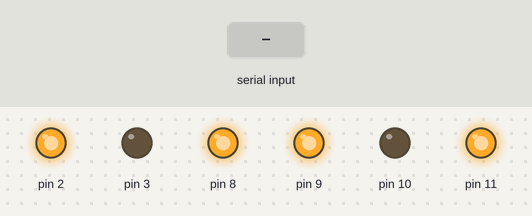
Recording of a sketch running on a simulated Arduino Mega 2560, built with avr-gcc and run on an emulated ATmega2560. Shown: output pins drawn as LEDs (lit = HIGH). The inputs (shaded band) are chosen by the test bench.

Above: at 1.2 s.
1.3 s: "1" received over Serial
At 2.8 s:
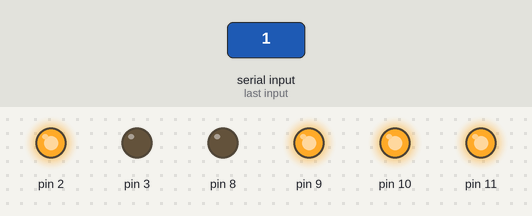
4.3 s: "0" received over Serial
At 7.0 s:
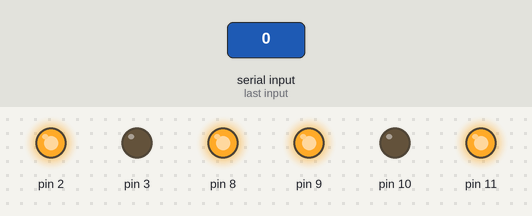
7.3 s: "2" received over Serial
At 8.5 s:
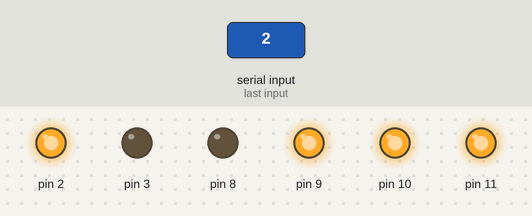
Timing chart, 0 to 10.5 s (numbered marks = the images above; inputs shaded):
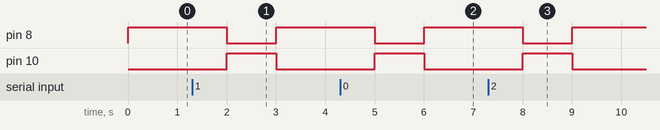

Measured:
- after the input at 1.3 s, pin 8: HIGH → LOW after 0.70 s, → HIGH 1.0 s later; pin 10: LOW → HIGH after 0.70 s, → LOW 1.0 s later
- after the input at 4.3 s, pin 8: HIGH → LOW after 0.70 s, → HIGH 1.0 s later; pin 10: LOW → HIGH after 0.70 s, → LOW 1.0 s later
- after the input at 7.3 s, pin 8: HIGH → LOW after 0.70 s, → HIGH 1.0 s later; pin 10: LOW → HIGH after 0.70 s, → LOW 1.0 s later

The sketch:

receiver.ino
```cpp
#include "Component.h"
#include "Pin.h"
#include "RadioReceiver.h"
#include "RgbLed.h"

SerialPin   rxinput(0);
PowerPin    rxpower(2);
GroundPin   rxground(3);
RadioReceiver receiver(rxinput, rxpower, rxground);

OutputPin   red(8);
PowerPin    ledPower(9);
OutputPin   green(10);
OutputPin   blue(11);
RgbLed<PowerPin> led(red, ledPower, green, blue);

void setup()
{
    led.setup();
    receiver.setup();
    Pin::ValidateSingleUsage();
    Component::CheckSetup();
}

void loop()
{
    if (receiver.available())
    {
        led.red();
        if (receiver.read() == 1)
        {
            led.red();
        }
    }
    else
    {
        led.green();
    }
    delay(1000);
}
```

Component.cpp
```cpp
#include "Component.h"


int Component::TotalInstantiated = 0;
int Component::TotalSetup = 0;

Component::Component()
{
    ++TotalInstantiated;
}

void Component::CheckSetup()
{
    assert(TotalInstantiated == TotalSetup);
}

void Component::setup() const
{
    ++TotalSetup;
}
```

Component.h
```cpp
#pragma once

#include <assert.h>


struct Component
{
    Component();
    static int TotalInstantiated;
    static int TotalSetup;
    static void CheckSetup();
    void setup() const;
};
```

Pin.cpp
```cpp
#include "Pin.h"


int Pin::Usage[MaxPin + 1] = {}; // initialize to 0
Pin::Pin(int pin) : Component(), pin(pin)
{
    assert(pin >= 0 and pin <= MaxPin);
    ++Usage[pin];
}
void Pin::ValidateSingleUsage()
{
    for(int i = 0; i <= MaxPin; ++i)
    {
        assert(Usage[i] == 1 or Usage[i] == 0);
    }
}


PowerPin::PowerPin(int pin) : Pin(pin) {}
void PowerPin::setup() const
{
    Component::setup();
    pinMode(pin, OUTPUT);
    digitalWrite(pin, HIGH);
}


GroundPin::GroundPin(int pin) : Pin(pin) {}
void GroundPin::setup() const
{
    Component::setup();
    pinMode(pin, OUTPUT);
    digitalWrite(pin, LOW);
}


InputPin::InputPin(int pin) : Pin(pin) {}
void InputPin::setup() const
{
    Component::setup();
    pinMode(pin, INPUT);
}


OutputPin::OutputPin(int pin) : Pin(pin) {}
void OutputPin::setup() const
{
    Component::setup();
    pinMode(pin, OUTPUT);
}


SerialPin::SerialPin(int pin) : Pin(pin) {}
void SerialPin::setup() const
{
    Component::setup();
}
```

Pin.h
```cpp
#pragma once

#include <assert.h>

#include "Arduino.h"

#include "Component.h"


struct Pin : public Component
{
public:
    Pin(int pin);
    const int pin = -1;
    static void ValidateSingleUsage();
private:
    static constexpr int MaxPin = 40; // This may depend on your Arduino model.
    static int Usage[MaxPin + 1]; // zero-initialize.
};

struct PowerPin : public Pin
{
    PowerPin(int pin);
    void setup() const;
};

struct GroundPin : public Pin
{
    GroundPin(int pin);
    void setup() const;
};

struct InputPin : public Pin
{
    InputPin(int pin);
    void setup() const;
};

struct OutputPin : public Pin
{
    OutputPin(int pin);
    void setup() const;
};

struct SerialPin : public Pin
{
    SerialPin(int pin);
    void setup() const;
};
```

RadioReceiver.cpp
```cpp
#include "RadioReceiver.h"


RadioReceiver::RadioReceiver(
    const SerialPin& s, const PowerPin& p, const GroundPin& g, int baudrate, int serialid)
    : m_s(s), m_p(p), m_g(g), m_baudrate(baudrate), m_serialid(serialid)
{
}

void RadioReceiver::setup() const
{
    Component::setup();
    switch (m_serialid)
    {
        case 0:
            Serial.begin(m_baudrate);
            break;
        // These cases are for Arduino Mega (more than one Serial pin pair).
        // case 1:
        //     Serial1.begin(m_baudrate);
        //     break;
        // case 2:
        //     Serial2.begin(m_baudrate);
        //     break;
        // case 3:
        //     Serial3.begin(m_baudrate);
        //     break;
        default:
            break;
    }
    m_s.setup();
    m_p.setup();
    m_g.setup();
}

bool RadioReceiver::available() const
{
    switch (m_serialid)
    {
        case 0:
            return Serial.available() > 0;
        // These cases are for Arduino Mega (more than one Serial pin pair).
        // case 1:
        //     return Serial1.available() > 0;
        // case 2:
        //     return Serial2.available() > 0;
        // case 3:
        //     return Serial3.available() > 0;
        default:
            return false;
    }
}

int RadioReceiver::read() const
{
    switch (m_serialid)
    {
        case 0:
            return Serial.read();
        // These cases are for Arduino Mega (more than one Serial pin pair).
        // case 1:
        //     return Serial1.read();
        // case 2:
        //     return Serial2.read();
        // case 3:
        //     return Serial3.read();
        default:
            return -1;
    }
}
```

RadioReceiver.h
```cpp
#pragma once


#include "Component.h"
#include "Pin.h"

class RadioReceiver : public Component
{
public:
    RadioReceiver(const SerialPin&, const PowerPin&, const GroundPin&,
        int baudrate = 2400, int serialid = 0);
    void setup() const;
    bool available() const;
    int  read() const;
private:
    const SerialPin&    m_s;
    const PowerPin&     m_p;
    const GroundPin&    m_g;
    const int           m_baudrate;
    const int           m_serialid;
};
```

RgbLed.cpp
```cpp
#include "RgbLed.h"


template <>
struct RgbLedSignal<PowerPin>
{
    using SignalType = decltype(LOW);
    static constexpr SignalType On  = LOW;
    static constexpr SignalType Off = HIGH;
};
template <>
struct RgbLedSignal<GroundPin>
{
    using SignalType = decltype(LOW);
    static constexpr SignalType On  = HIGH;
    static constexpr SignalType Off = LOW;
};


template <typename CommonPinType>
RgbLed<CommonPinType>::RgbLed(const OutputPin& r, const CommonPinType& p,
    const OutputPin& g, const OutputPin& b)
    : Component(), m_r(r), m_p(p), m_g(g), m_b(b) {}

template <typename CommonPinType>
void RgbLed<CommonPinType>::red() const
{
    set(On, Off, Off);
}
template <typename CommonPinType>
void RgbLed<CommonPinType>::green() const
{
    set(Off, On, Off);
}
template <typename CommonPinType>
void RgbLed<CommonPinType>::blue() const
{
    set(Off, Off, On);
}
template <typename CommonPinType>
void RgbLed<CommonPinType>::yellow() const
{
    set(On, On, Off);
}
template <typename CommonPinType>
void RgbLed<CommonPinType>::cyan() const
{
    set(Off, On, On);
}
template <typename CommonPinType>
void RgbLed<CommonPinType>::magenta() const
{
    set(On, Off, On);
}
template <typename CommonPinType>
void RgbLed<CommonPinType>::white() const
{
    set(On, On, On);
}
template <typename CommonPinType>
void RgbLed<CommonPinType>::off() const
{
    set(Off, Off, Off);
}

template <typename CommonPinType>
void RgbLed<CommonPinType>::setup() const
{
    Component::setup();
    m_r.setup();
    m_g.setup();
    m_b.setup();
    m_p.setup();
    off();
}

template <typename CommonPinType>
void RgbLed<CommonPinType>::set(SignalType rs, SignalType gs, SignalType bs) const
{
    digitalWrite(m_r.pin, rs);
    digitalWrite(m_g.pin, gs);
    digitalWrite(m_b.pin, bs);
}

template class RgbLed<PowerPin>;
template class RgbLed<GroundPin>;
```

RgbLed.h
```cpp
#pragma once

#include "Arduino.h"

#include "Component.h"
#include "Pin.h"


template <typename CommonPinType>
struct RgbLedSignal
{
    using SignalType = decltype(LOW);
    static constexpr SignalType On = LOW;
    static constexpr SignalType Off = HIGH;
};

template <typename CommonPinType>
class RgbLed : public Component
{
    using SignalType = decltype(LOW);
    static constexpr SignalType On  = RgbLedSignal<CommonPinType>::On;
    static constexpr SignalType Off = RgbLedSignal<CommonPinType>::Off;
public:
    RgbLed(const OutputPin& r, const CommonPinType& p,
        const OutputPin& g, const OutputPin& b);
    void setup() const;
    void set(SignalType r, SignalType g, SignalType b) const;
    void red() const;
    void green() const;
    void blue() const;
    void yellow() const;
    void cyan() const;
    void magenta() const;
    void white() const;
    void off() const;
private:
    const OutputPin& m_r;
    const CommonPinType& m_p;
    const OutputPin& m_g;
    const OutputPin& m_b;
};
```
